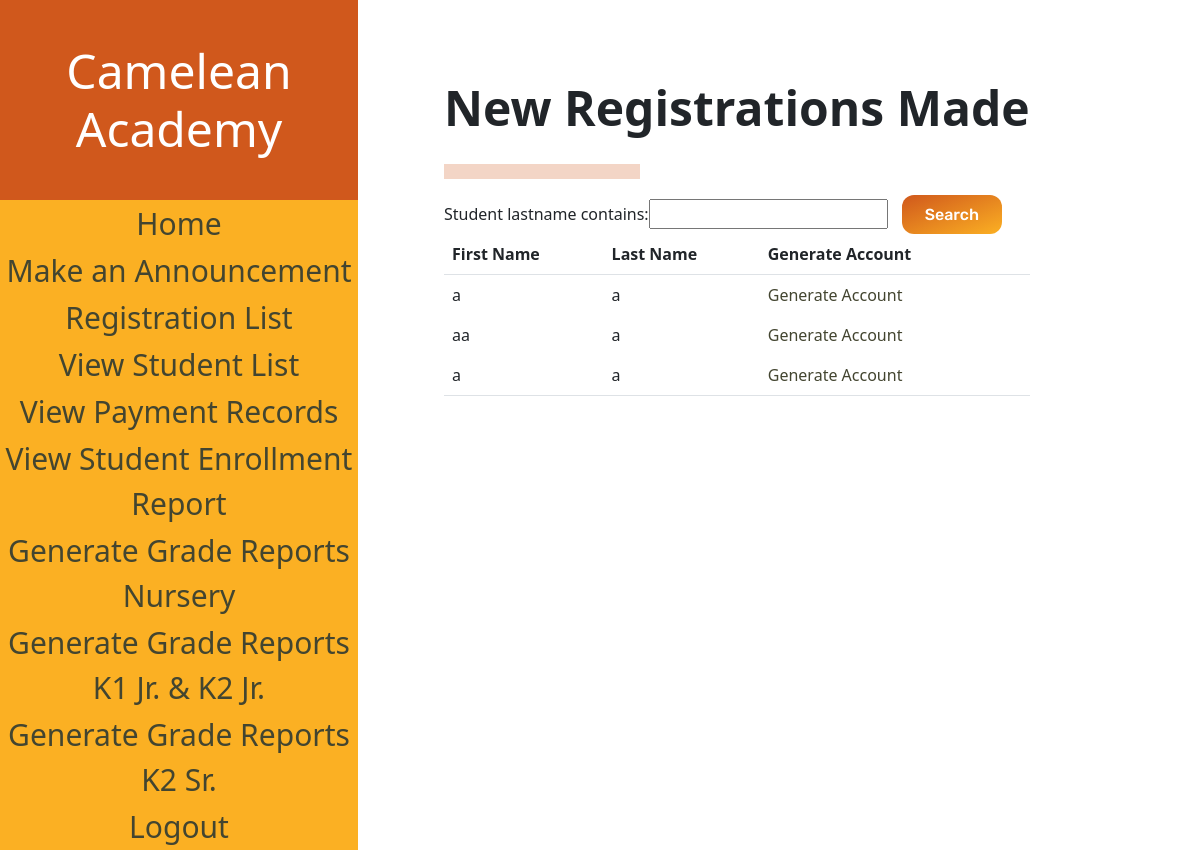
/RegistrationList (signed in), run on an earlier commit of the app's database.
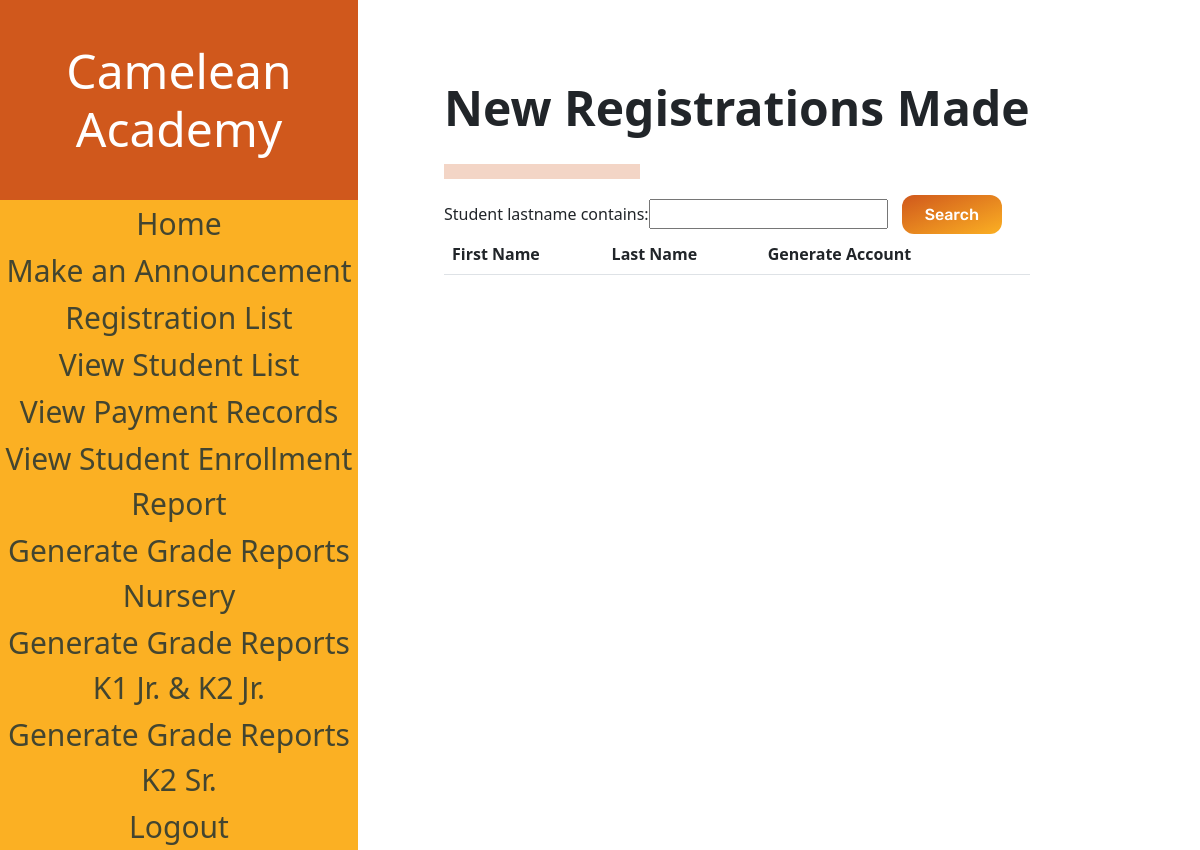
And on a later commit of the database.
### sis_app/models.py (models this page shows)
class Account(models.Model):
    username = models.CharField(max_length=128)
    password = models.CharField(max_length=128)#passwords should be stored hashed
    class Meta:
        abstract=True # Don't use this line if you want Contact to have its own table

class Student(Account):
    student_firstname = models.CharField(max_length=128, default=None)#
    student_lastname = models.CharField(max_length=128, default=None)#
    student_middlename = models.CharField(max_length=128, default=None)
    student_nickname = models.CharField(max_length=128, default=None)
    student_birthday = models.DateField(default=datetime.date.today())
    grade_levels = [
        ('Nursery','Nursery'),
        ('Kinder 1','Kinder 1'),
        ('Kinder 2 Junior', 'Kinder 2 Junior'),
        ('Kinder 2 Senior', 'Kinder 2 Senior'),
    ]
    student_grade_level = models.CharField(max_length=128, choices=grade_levels, default='Nursery')#
    status =[
    ('Not Enrolled','Not Enrolled'),
    ('Enrolled', 'Enrolled'),
    ]#
    sy = [tuple([x,x]) for x in range(2022,2035)]
    enrollment_status = models.CharField(max_length=20, choices=status,default='Not Enrolled')#
    student_schoolyear_start=models.IntegerField(choices=sy, default=None)#
    student_address = models.CharField(max_length=300, default=None)
    student_religion = models.CharField(max_length=128, default=None, blank=True)
    student_nationality = models.CharField(max_length=128, default=None)
    student_hobbies = models.TextField(max_length=500, default=None)
    student_likes = models.TextField(max_length=500, default=None)
    student_dislikes = models.TextField(max_length=500, default=None)
    student_shm = models.TextField(max_length=500, default=None)
    student_allergies = models.TextField(max_length=500, default=None)
    student_sd = models.TextField(max_length=500, default=None)
    student_oconsiderations = models.TextField(max_length=500, default=None, blank=True)
    student_guardianemail = models.EmailField(max_length = 254, default=None)
    student_f_firstname = models.CharField(max_length=128, default=None)
    student_f_lastname = models.CharField(max_length=128, default=None)
    student_f_middlename = models.CharField(max_length=128, default=None)
    student_f_telno = models.CharField(max_length=128, default=None)
    student_f_address = models.CharField(max_length=300, default=None)
    student_f_occupation = models.CharField(max_length=128, default=None)
    student_f_employer = models.CharField(max_length=128, default=None, blank=True)
    student_f_oaddress = models.CharField(max_length=300, default=None, blank=True)
    student_f_otelno = models.CharField(max_length=128, default=None, blank=True)
    student_f_natureofbusiness = models.CharField(max_length=128, default=None, blank=True)
    student_m_firstname = models.CharField(max_length=128, default=None)
    student_m_lastname = models.CharField(max_length=128, default=None)
    student_m_middlename = models.CharField(max_length=128, default=None)
    student_m_telno = models.CharField(max_length=128, default=None)
    student_m_address = models.CharField(max_length=300, default=None)
    student_m_occupation = models.CharField(max_length=128, default=None)
    student_m_employer = models.CharField(max_length=128, default=None, blank=True)
    student_m_oaddress = models.CharField(max_length=300, default=None, blank=True)
    student_m_otelno = models.CharField(max_length=128, default=None, blank=True)
    student_m_natureofbusiness = models.CharField(max_length=128, default=None, blank=True)
    student_sibling_name = models.CharField(max_length=300, default=None, blank=True)
    student_sibling_gender = models.CharField(max_length=128, default=None, blank=True)
    student_sibling_age = models.IntegerField(default=None, blank=True)
    student_sibling_school=models.CharField(max_length=300, default=None, blank=True)
    student_medexp = models.BooleanField(default = False)
    student_rules = models.BooleanField(default = False)
    student_accuracy = models.BooleanField(default = False)
    student_signedname = models.CharField(max_length=300, default=None)
    student_signdate = models.DateField(default=datetime.date.today())
    enrollment_plan_choices =[
    ('Annually','Annually'),
    ('Bi-Annually', 'Bi-Annually'),
    ('Quarterly', 'Quarterly'),
    ]
    student_enrollment_plan = models.CharField(max_length=20, choices=enrollment_plan_choices,default='Annually')

### sis_app/views.py (the view)
# urls.py: path('RegistrationList',views.RegistrationList, name="registration_list"),
@login_required(login_url='sis_app:log_in')
def RegistrationList(request, pk = 0):
    if request.user.is_superuser:
        registrant_ids = list(Student.objects.values_list('pk', flat=True).order_by('pk'))
        user_ids = list(User.objects.exclude(is_superuser=True).values_list('pk', flat=True).order_by('pk'))
        view_registrant_ids = list(set(registrant_ids) - set(user_ids))
        students = Student.objects.filter(pk__in=view_registrant_ids)
        myFilter = StudentFilter(request.GET, queryset=students)
        students = myFilter.qs
        context = {'studentList' : students, 'myFilter': myFilter}
        return render(request,"sis_app/Registration_List.html", context)
    else:
        return redirect('sis_app:home')

### sis_app/templates/sis_app/Registration_List.html (shortened to what the changed rows need)
<!DOCTYPE html>
<html>
{% load static %}
<head>
    <link href="https://cdn.jsdelivr.net/npm/bootstrap@5.1.3/dist/css/bootstrap.min.css" rel="stylesheet">
    <link rel="stylesheet" href="{% static "styles/RegistrationList.css" %}" type="text/css">
</head>
<body>
    <div class="navbar">
        <div class="navbar-table-container">
            <table class = "navbarTable">
                <thead class= "border-bottom font-weight-bold">
                    <h1 class = "navbarHeader">
                        Camelean Academy
                    </h1>
                </thead>
            </table>
        </div>
    </div>
    <div class = "elements">
        <h2 class="pageHeading">New Registrations Made</h2>
        <div class="form-container">
            <form method="get" style=>
                {{myFilter.form}}
            </form>
        </div>
        <div class = "table">
            <div class="table-container">
                <table class = "table table-borderless">
                    <thead class= "border-bottom font-weight-bold">
                        <tr>
                            <th>First Name</th>
                            <th>Last Name</th>
                            <th>Generate Account</th>
                            <th></th>
                        </tr>
                    </thead>
                    <tbody>
                        {% for student in studentList %}
                        <tr>
                            <td data-heading="First Name">{{student.student_firstname}}</td>
                            <td data-heading="Last Name">{{student.student_lastname}}</td>
                            <td><a class="buttonDesignNegative" href="{% url 'sis_app:generate_account' student.id %}">Generate Account</a></td>
                        </tr>
                        {% endfor %}
                    </tbody>
                </table>
            </div>
        </div>
    </div>
</body>
</html>

What changed in the data, as far as the page shows it:
removed Student: student_firstname "a", student_lastname "a"
removed Student: student_firstname "aa", student_lastname "a"
removed Student: student_firstname "a", student_lastname "a"
